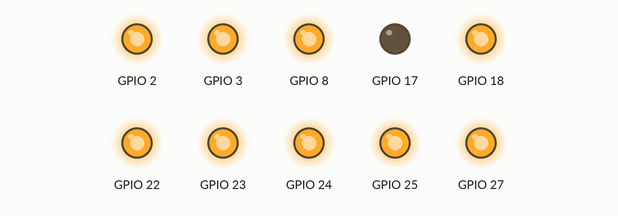
The program below on a simulated Raspberry Pi (BCM pin numbers). On the bench: output pins drawn as LEDs (lit = HIGH). Parts the program declares active-low are drawn by pin level, so they are really on while drawn off; what the program prints to the terminal is not drawn.

Above: at 0.05 s.
At 0.65 s:
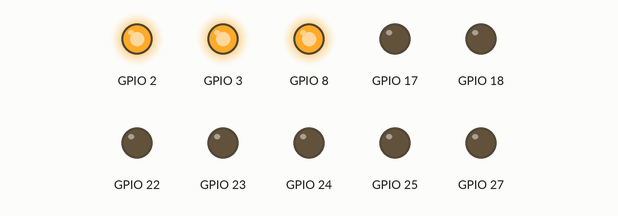
At 1.15 s:
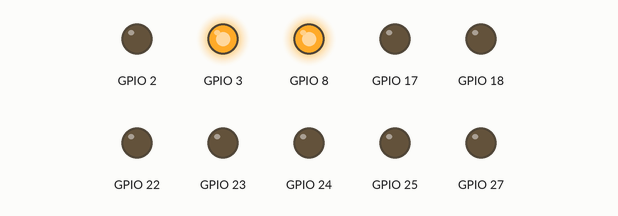
At 2.25 s:
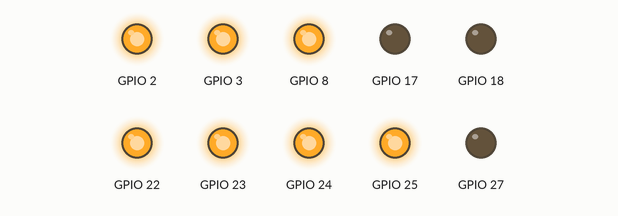
At 3.35 s:
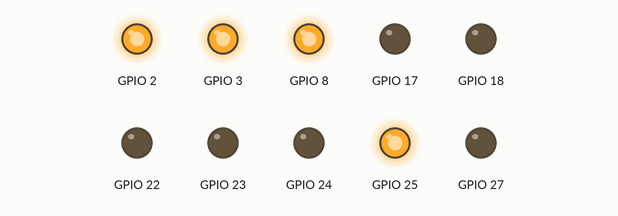
At 4.45 s:
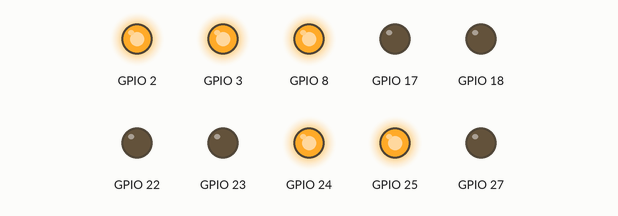
Timing chart, 0 to 4.8 s (numbered marks = the images above):
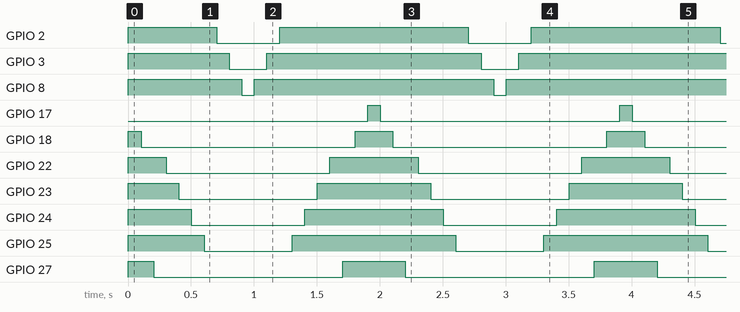

Measured:
- by itself, GPIO 2: alternates HIGH for 1.5 s and LOW for 0.50 s
- by itself, GPIO 3: alternates HIGH for 1.7 s and LOW for 0.30 s
- by itself, GPIO 8: alternates HIGH for 1.9 s and LOW for 0.10 s
- by itself, GPIO 17: alternates HIGH for 0.10 s and LOW for 1.9 s
- by itself, GPIO 18: alternates HIGH for 0.30 s and LOW for 1.7 s
- by itself, GPIO 22: alternates HIGH for 0.70 s and LOW for 1.3 s
- by itself, GPIO 23: alternates HIGH for 0.90 s and LOW for 1.1 s
- by itself, GPIO 24: alternates HIGH for 1.1 s and LOW for 0.90 s

The program:

LightWater_Fill-and-Empty.py
```python
#!/usr/bin/env python3
########################################################################
# Filename    : LightWater.py
# Description : Use LEDBar Graph(10 LED)
# Author      : www.freenove.com
# modification: 2019/12/27
########################################################################
from gpiozero import LEDBoard
from time import sleep
from signal import pause

print ('Program is starting ... ')

ledPins = ["J8:11", "J8:12","J8:13","J8:15","J8:16","J8:18","J8:22","J8:3","J8:5","J8:24"]

leds = LEDBoard(*ledPins, active_high=False)

while True:
    for index in range(0,len(ledPins),1):       #move led(on) from left to right
        leds.on(index)
        sleep(0.1)
        #leds.off(index)
    for index in range(len(ledPins)-1,-1,-1):   #move led(on) from right to left
        leds.off(index)
        sleep(0.1)
        #leds.off(index)
```
